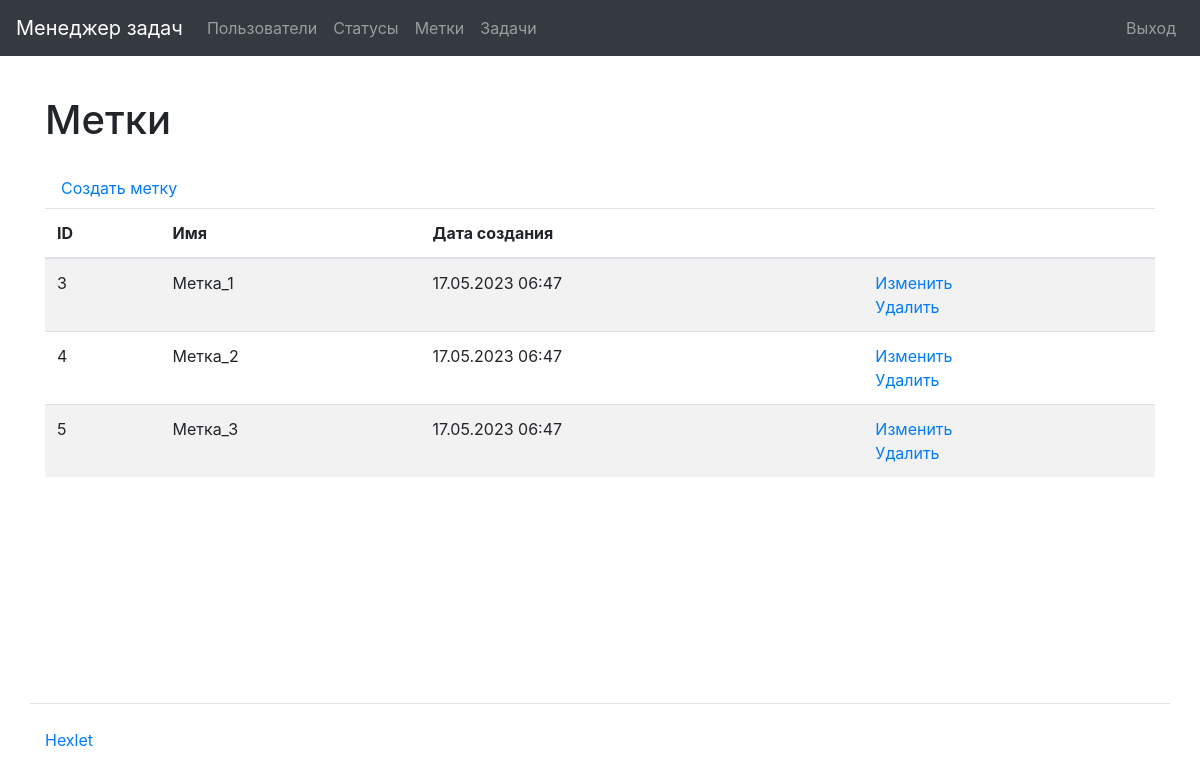
/labels/ (signed in), run on the app's committed database.
### task_manager/labels/models.py (models this page shows, shortened)
class Label(models.Model):
    name = models.CharField(
        max_length=150,
        unique=True,
        blank=False,
        verbose_name=_('Name'),
    )
    date_created = models.DateTimeField(
        auto_now_add=True,
        verbose_name=_('Creation date')
    )
    class Meta:
        verbose_name = _('Label')
        verbose_name_plural = _('Labels')

### task_manager/labels/views.py (the view)
# urls.py: path('', LabelsListView.as_view(), name='labels_list'),
class LabelsListView(AuthRequiredMixin, ListView):
    template_name = 'labels/list.html'
    model = Label
    context_object_name = 'labels_list'
    extra_context = {
        'title': _('Labels')
    }

### task_manager/mixins.py (called while the page is built)
    def dispatch(self, request, *args, **kwargs):
        if not request.user.is_authenticated:
            messages.error(request, self.auth_message)
            return redirect(reverse_lazy('login'))
        return super().dispatch(request, *args, **kwargs)

### task_manager/templates/labels/list.html
{% extends "base.html" %}
{% load bootstrap4 %}
{% load i18n %}
{% block content %}
    <h1 class="my-4">{% trans 'Labels' %}</h1>
    <a class="nav-link" href="{% url 'label_create' %}">{% trans 'Create label' %}</a>
    <table class="table table-striped">
        <thead>
            <tr>
                <th>ID</th>
                <th>{% trans 'Name' %}</th>
                <th>{% trans 'Creation date' %}</th>
                <th></th>
            </tr>
        </thead>
        <tbody>
            {% for label in labels_list %}
                <tr>
                    <td>{{ label.id }}</td>
                    <td>{{ label.name }}</td>
                    <td>{{ label.date_created|date:"d.m.Y H:i" }}</td>
                    <td>
                      <a href="{% url 'label_update' label.id %}">{% trans 'Update' %}</a>
                      <br>
                      <a href="{% url 'label_delete' label.id %}">{% trans 'Delete' %}</a>
                    </td>
                </tr>
            {% endfor %}
        </tbody>
    </table>
{% endblock %}

### data on the page
Label: id "3", name "Метка_1", date_created "17.05.2023 06:47"
Label: id "4", name "Метка_2", date_created "17.05.2023 06:47"
Label: id "5", name "Метка_3", date_created "17.05.2023 06:47"
